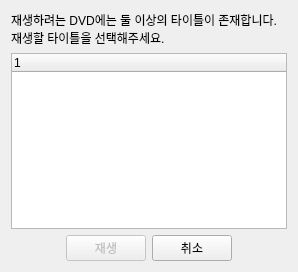
<ui version="4.0" >
 <class>Ui::SelectTitleDialog</class>
 <widget class="QDialog" name="Ui::SelectTitleDialog" >
  <property name="geometry" >
   <rect>
    <x>0</x>
    <y>0</y>
    <width>298</width>
    <height>272</height>
   </rect>
  </property>
  <property name="windowTitle" >
   <string>Dialog</string>
  </property>
  <layout class="QVBoxLayout" name="verticalLayout" >
   <item>
    <widget class="QLabel" name="label" >
     <property name="text" >
      <string>재생하려는 DVD에는 둘 이상의 타이틀이 존재합니다.
재생할 타이틀을 선택해주세요.</string>
     </property>
    </widget>
   </item>
   <item>
    <widget class="QTreeWidget" name="list" >
     <property name="alternatingRowColors" >
      <bool>true</bool>
     </property>
     <property name="rootIsDecorated" >
      <bool>false</bool>
     </property>
     <property name="itemsExpandable" >
      <bool>false</bool>
     </property>
     <column>
      <property name="text" >
       <string/>
      </property>
     </column>
     <column>
      <property name="text" >
       <string/>
      </property>
     </column>
    </widget>
   </item>
   <item>
    <layout class="QHBoxLayout" name="horizontalLayout" >
     <item>
      <spacer name="horizontalSpacer" >
       <property name="orientation" >
        <enum>Qt::Horizontal</enum>
       </property>
       <property name="sizeHint" stdset="0" >
        <size>
         <width>40</width>
         <height>20</height>
        </size>
       </property>
      </spacer>
     </item>
     <item>
      <widget class="QPushButton" name="play_button" >
       <property name="enabled" >
        <bool>false</bool>
       </property>
       <property name="text" >
        <string>재생</string>
       </property>
      </widget>
     </item>
     <item>
      <widget class="QPushButton" name="pushButton_2" >
       <property name="text" >
        <string>취소</string>
       </property>
      </widget>
     </item>
     <item>
      <spacer name="horizontalSpacer_2" >
       <property name="orientation" >
        <enum>Qt::Horizontal</enum>
       </property>
       <property name="sizeHint" stdset="0" >
        <size>
         <width>40</width>
         <height>20</height>
        </size>
       </property>
      </spacer>
     </item>
    </layout>
   </item>
  </layout>
 </widget>
 <resources/>
 <connections>
  <connection>
   <sender>play_button</sender>
   <signal>clicked()</signal>
   <receiver>Ui::SelectTitleDialog</receiver>
   <slot>accept()</slot>
   <hints>
    <hint type="sourcelabel" >
     <x>190</x>
     <y>474</y>
    </hint>
    <hint type="destinationlabel" >
     <x>131</x>
     <y>471</y>
    </hint>
   </hints>
  </connection>
  <connection>
   <sender>pushButton_2</sender>
   <signal>clicked()</signal>
   <receiver>Ui::SelectTitleDialog</receiver>
   <slot>reject()</slot>
   <hints>
    <hint type="sourcelabel" >
     <x>259</x>
     <y>462</y>
    </hint>
    <hint type="destinationlabel" >
     <x>359</x>
     <y>473</y>
    </hint>
   </hints>
  </connection>
 </connections>
</ui>
